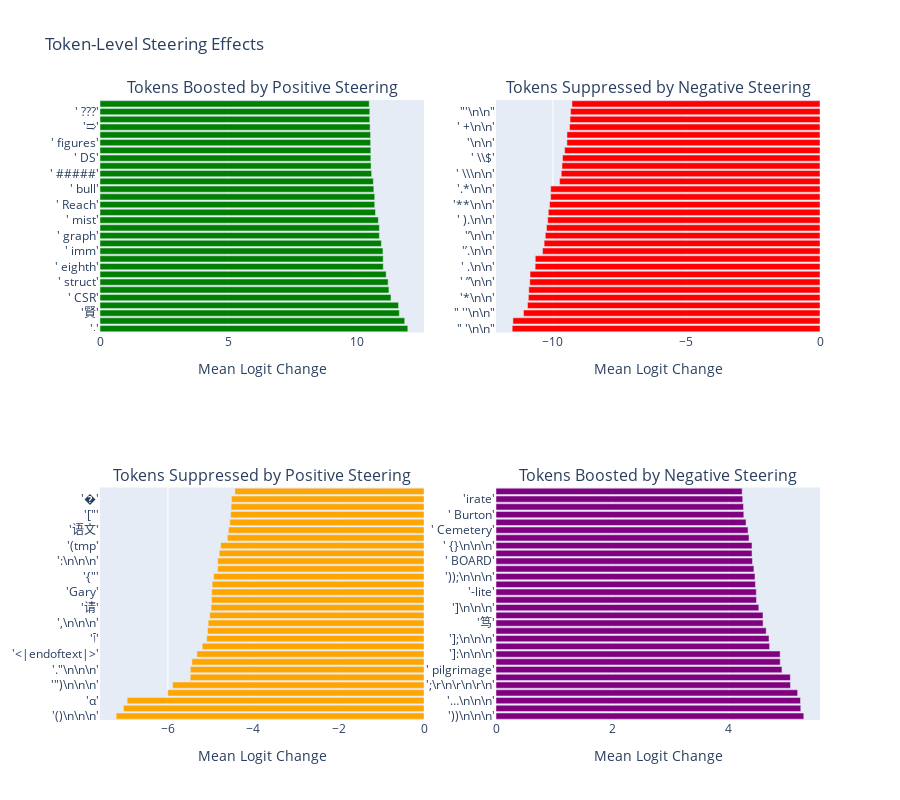
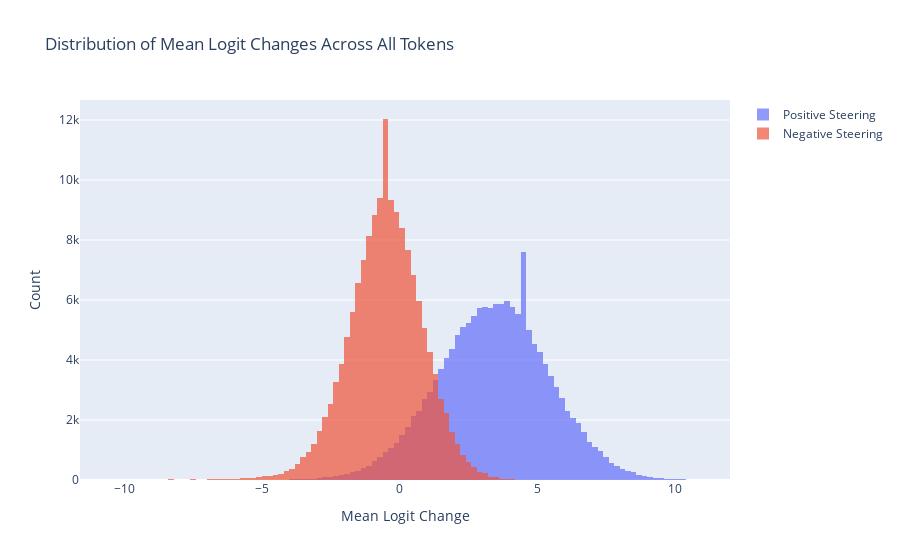

The cell these charts' notebook holds for them, in order:
### Code cell
# Example 2: Load latest checkpoint from most recent run
loaded_results = load_checkpoint_results()

# Display the results using existing visualization function
display_steering_token_analysis(loaded_results, top_n=30)

### Figure 1 — Plotly figure (JSON) as saved in the notebook; plotly's stock layout.template omitted (floating-point values rounded to 4 significant figures)
{"data": [{"marker": {"color": "green"}, "name": "Upvoted", "orientation": "h", "type": "bar", "x": [11.97, 11.85, 11.64, 11.61, 11.32, 11.24, 11.21, 11.13, 11.02, 11.01, 11.0, 10.94, 10.87, 10.87, 10.83, 10.71, 10.69, 10.68, 10.65, 10.63, 10.56, 10.54, 10.53, 10.53, 10.52, 10.52, 10.5, 10.49, 10.49, 10.47], "xaxis": "x", "y": ["'‧'", "' XYZ'", "'賢'", "' reach'", "' CSR'", "' RSA'", "' struct'", "\" '.'\"", "' eighth'", "' figure'", "' imm'", "' funnel'", "' graph'", "' ISS'", "' mist'", "' %-'", "' Reach'", "' eight'", "' bull'", "' */)'", "' #####'", "\" '-',\"", "' DS'", "'\\xa0\\xa0\\xa0\\xa0'", "' figures'", "' SOP'", "'➯'", "\" .'\"", "' ???'", "' \\xa0 \\xa0'"], "yaxis": "y"}, {"marker": {"color": "red"}, "name": "Downvoted", "orientation": "h", "type": "bar", "x": [-11.52, -11.5, -11.1, -10.95, -10.92, -10.9, -10.87, -10.85, -10.66, -10.66, -10.39, -10.33, -10.28, -10.24, -10.19, -10.17, -10.12, -10.08, -10.08, -9.749, -9.687, -9.66, -9.639, -9.561, -9.475, -9.474, -9.376, -9.357, -9.338, -9.286], "xaxis": "x2", "y": ["\" '\\n\\n\"", "' ?\\n\\n'", "\" ''\\n\\n\"", "' !\\n\\n'", "'*\\n\\n'", "' *\\n\\n'", "' ”\\n\\n'", "\".'\\n\\n\"", "' .\\n\\n'", "\"'.\\n\\n\"", "'’.\\n\\n'", "' \"\\n\\n'", "'’\\n\\n'", "'.’\\n\\n'", "' ).\\n\\n'", "\".''\\n\\n\"", "'**\\n\\n'", "' /\\n\\n'", "'.*\\n\\n'", "' )\\n\\n'", "' \\\\\\n\\n'", "\"?'\\n\\n\"", "' \\\\$'", "' ,\\n\\n'", "'\\n\\n'", "' ]\\n\\n'", "' +\\n\\n'", "' _\\n\\n'", "\"'\\n\\n\"", "'/.\\n\\n'"], "yaxis": "y2"}, {"marker": {"color": "orange"}, "name": "Suppressed (Pos)", "orientation": "h", "type": "bar", "x": [-7.21, -7.04, -6.954, -6.003, -5.887, -5.477, -5.473, -5.437, -5.32, -5.195, -5.09, -5.072, -5.056, -5.019, -4.987, -4.978, -4.973, -4.962, -4.927, -4.833, -4.833, -4.797, -4.764, -4.607, -4.582, -4.55, -4.53, -4.518, -4.511, -4.43], "xaxis": "x3", "y": ["'()\\n\\n\\n'", "'\"\\n\\n\\n'", "'α'", "'\\n\\n\\n'", "'\")\\n\\n\\n'", "'刀'", "'.\"\\n\\n\\n'", "'ă'", "'<|endoftext|>'", "'tmp'", "'آ'", "'、'", "',\\n\\n\\n'", "'γ'", "'请'", "'{\\n'", "'Gary'", "'(\"'", "'{\"'", "')\\n\\n\\n'", "':\\n\\n\\n'", "'}\\n\\n\\n'", "'(tmp'", "'在'", "'语文'", "'\\t\\n'", "'[\"'", "'李'", "'�'", "'Đ'"], "yaxis": "y3"}, {"marker": {"color": "purple"}, "name": "Boosted (Neg)", "orientation": "h", "type": "bar", "x": [5.297, 5.245, 5.24, 5.191, 5.068, 5.066, 4.921, 4.891, 4.89, 4.709, 4.699, 4.65, 4.597, 4.595, 4.523, 4.483, 4.48, 4.465, 4.458, 4.439, 4.414, 4.407, 4.406, 4.355, 4.338, 4.303, 4.265, 4.26, 4.246, 4.236], "xaxis": "x4", "y": ["'))\\n\\n\\n'", "'\");\\n\\n\\n'", "'…\\n\\n\\n'", "')))\\n\\n\\n'", "';\\r\\n\\r\\n\\r\\n'", "');\\r\\n\\r\\n\\r\\n'", "' pilgrimage'", "'瑗'", "']:\\n\\n\\n'", "'\\r\\n\\r\\n\\r\\n'", "'];\\n\\n\\n'", "'...\\n\\n\\n'", "'笃'", "');\\n\\n\\n'", "']\\n\\n\\n'", "'dale'", "'-lite'", "'\")\\n\\n\\n'", "'));\\n\\n\\n'", "'ieee'", "' BOARD'", "' xOffset'", "' {}\\n\\n\\n'", "'/fs'", "' Cemetery'", "'hape'", "' Burton'", "'])\\n\\n\\n'", "'irate'", "'};\\n\\n\\n'"], "yaxis": "y4"}], "layout": {"annotations": [{"font": {"size": 16}, "showarrow": false, "text": "Tokens Boosted by Positive Steering", "x": 0.225, "xanchor": "center", "xref": "paper", "y": 1, "yanchor": "bottom", "yref": "paper"}, {"font": {"size": 16}, "showarrow": false, "text": "Tokens Suppressed by Negative Steering", "x": 0.775, "xanchor": "center", "xref": "paper", "y": 1, "yanchor": "bottom", "yref": "paper"}, {"font": {"size": 16}, "showarrow": false, "text": "Tokens Suppressed by Positive Steering", "x": 0.225, "xanchor": "center", "xref": "paper", "y": 0.375, "yanchor": "bottom", "yref": "paper"}, {"font": {"size": 16}, "showarrow": false, "text": "Tokens Boosted by Negative Steering", "x": 0.775, "xanchor": "center", "xref": "paper", "y": 0.375, "yanchor": "bottom", "yref": "paper"}], "height": 800, "showlegend": false, "title": {"text": "Token-Level Steering Effects"}, "xaxis": {"anchor": "y", "domain": [0, 0.45], "title": {"text": "Mean Logit Change"}}, "xaxis2": {"anchor": "y2", "domain": [0.55, 1], "title": {"text": "Mean Logit Change"}}, "xaxis3": {"anchor": "y3", "domain": [0, 0.45], "title": {"text": "Mean Logit Change"}}, "xaxis4": {"anchor": "y4", "domain": [0.55, 1], "title": {"text": "Mean Logit Change"}}, "yaxis": {"anchor": "x", "domain": [0.625, 1]}, "yaxis2": {"anchor": "x2", "domain": [0.625, 1]}, "yaxis3": {"anchor": "x3", "domain": [0, 0.375]}, "yaxis4": {"anchor": "x4", "domain": [0, 0.375]}}}

### Figure 2 — Plotly figure (JSON) as saved in the notebook; plotly's stock layout.template omitted (floating-point values rounded to 4 significant figures; data arrays with more than 128 entries replaced by an {"elided": "..."} marker saying what was removed)
{"data": [{"name": "Positive Steering", "nbinsx": 100, "opacity": 0.7, "type": "histogram", "x": {"elided": "151936 float values"}}, {"name": "Negative Steering", "nbinsx": 100, "opacity": 0.7, "type": "histogram", "x": {"elided": "151936 float values"}}], "layout": {"barmode": "overlay", "title": {"text": "Distribution of Mean Logit Changes Across All Tokens"}, "xaxis": {"title": {"text": "Mean Logit Change"}}, "yaxis": {"title": {"text": "Count"}}}}
